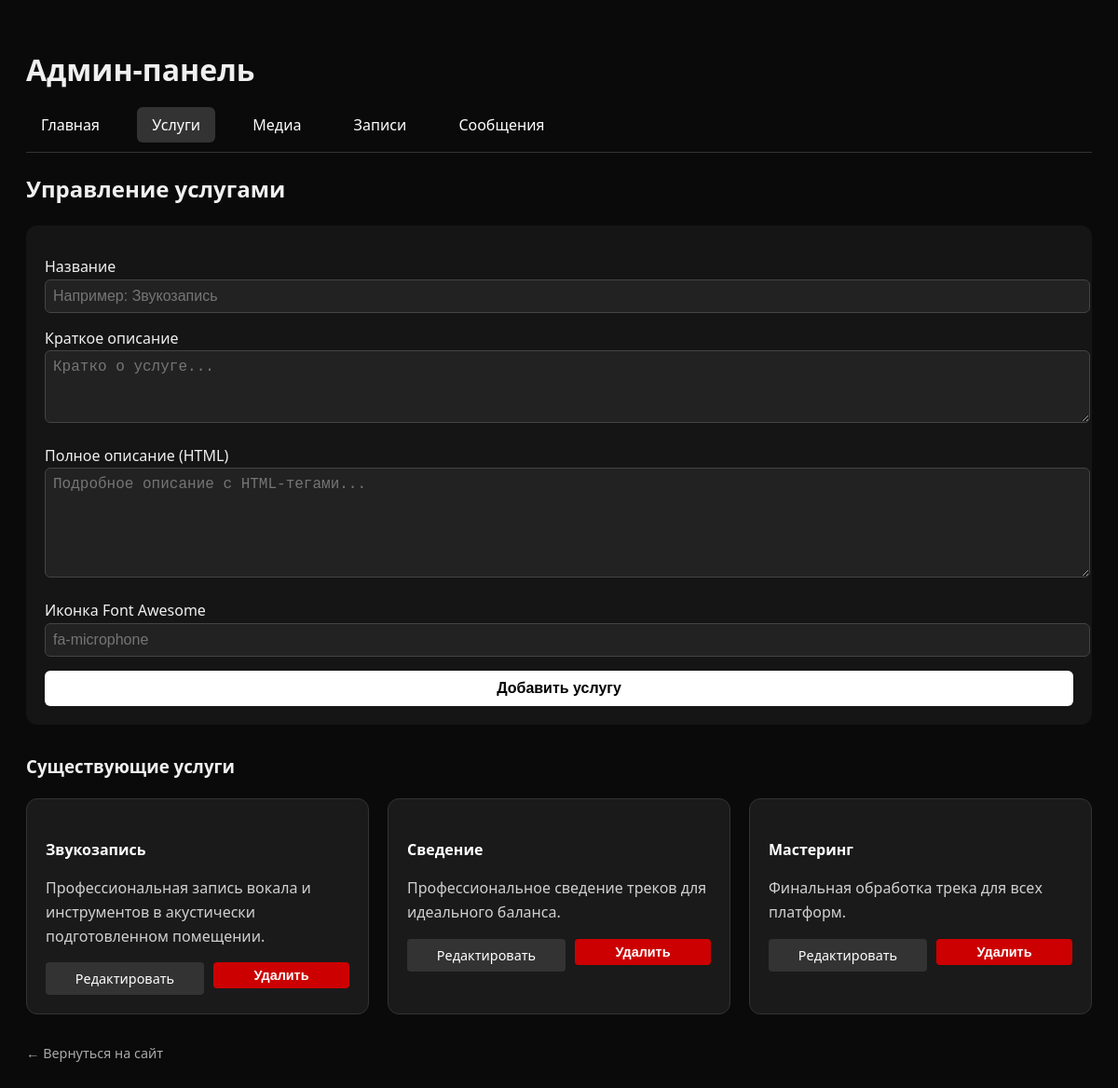
The app's page /admin/services with its own data.
### models.py (models this page shows)
class Service(db.Model):
    id = db.Column(db.Integer, primary_key=True)
    title = db.Column(db.String(100), nullable=False)
    short_desc = db.Column(db.Text, nullable=False)
    long_desc = db.Column(db.Text, nullable=False)
    icon = db.Column(db.String(50), nullable=False)

### app.py (the view, shortened to what this page needs)
@app.route('/admin/services', methods=['GET', 'POST'])
def admin_services():
    services = Service.query.all()
    return render_template('admin/services.html', services=services)

### templates/admin/services.html
{% extends "admin/layout.html" %}
{% block admin_content %}
<h2>Управление услугами</h2>
<form method="POST" style="background: #151515; padding: 20px; border-radius: 12px; margin-bottom: 30px;">
    <div style="margin-bottom: 15px;">
        <label>Название</label>
        <input type="text" name="title" placeholder="Например: Звукозапись" required style="width: 100%; padding: 8px; background: #222; color: white; border: 1px solid #444;">
    </div>
    <div style="margin-bottom: 15px;">
        <label>Краткое описание</label>
        <textarea name="short_desc" placeholder="Кратко о услуге..." required style="width: 100%; padding: 8px; background: #222; color: white; border: 1px solid #444; height: 60px;"></textarea>
    </div>
    <div style="margin-bottom: 15px;">
        <label>Полное описание (HTML)</label>
        <textarea name="long_desc" placeholder="Подробное описание с HTML-тегами..." required style="width: 100%; padding: 8px; background: #222; color: white; border: 1px solid #444; height: 100px;"></textarea>
    </div>
    <div style="margin-bottom: 15px;">
        <label>Иконка Font Awesome</label>
        <input type="text" name="icon" placeholder="fa-microphone" required style="width: 100%; padding: 8px; background: #222; color: white; border: 1px solid #444;">
    </div>
    <button type="submit" style="padding: 10px 20px; background: white; color: black; border: none; border-radius: 6px; font-weight: bold;">Добавить услугу</button>
</form>
<h3>Существующие услуги</h3>
<div style="display: grid; grid-template-columns: repeat(auto-fill, minmax(300px, 1fr)); gap: 20px; margin-top: 20px;">
    {% for s in services %}
    <div style="background: #1a1a1a; padding: 20px; border-radius: 12px; border: 1px solid #333;">
        <h4 style="color: white; margin-bottom: 10px;">{{ s.title }}</h4>
        <p style="opacity: 0.85; margin-bottom: 15px;">{{ s.short_desc[:100] }}{% if s.short_desc|length > 100 %}...{% endif %}</p>
        <div style="display: flex; gap: 10px;">
            <a href="{{ url_for('edit_service', service_id=s.id) }}"
               style="flex: 1; text-align: center; padding: 6px 12px; background: #333; color: white; text-decoration: none; border-radius: 4px; font-size: 0.9rem;">
                Редактировать
            </a>
            <form method="POST" action="{{ url_for('delete_service', service_id=s.id) }}"
                  onsubmit="return confirm('Удалить услугу \"{{ s.title }}\"? Это действие нельзя отменить.')"
                  style="flex: 1;">
                <button type="submit"
                        style="width: 100%; padding: 6px 12px; background: #c00; color: white; border: none; border-radius: 4px; font-size: 0.9rem; cursor: pointer;">
                    Удалить
                </button>
            </form>
        </div>
    </div>
    {% endfor %}
</div>
{% endblock %}

### templates/admin/layout.html (style rules this page uses)
body { background: #0a0a0a; color: #f0f0f0; font-family: 'Segoe UI', Tahoma, Geneva, Verdana, sans-serif; padding: 20px; line-height: 1.6; }
form div { margin: 12px 0; }
input, textarea, select, button { width: 100%; padding: 10px; background: #222; color: white; border: 1px solid #444; border-radius: 6px; font-size: 1rem; }
button { background: #fff; color: #000; font-weight: bold; cursor: pointer; transition: opacity 0.2s; }

### records on screen
Service: title "Звукозапись", short_desc "Профессиональная запись вокала и инструментов в акустически подготовленном помещении."
Service: title "Сведение", short_desc "Профессиональное сведение треков для идеального баланса."
Service: title "Мастеринг", short_desc "Финальная обработка трека для всех платформ."
